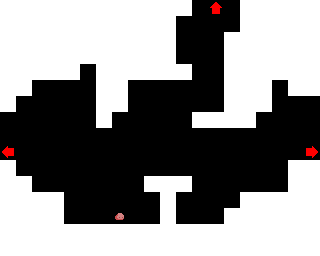

A level layout from a 2D game, rendered from its tile map. Below: a short description, then the map file with its tile-grid data intact:
An orthogonal 20x16 tile map with 16x16 px tiles, 2 tile layers (Tile Layer 1, Tile Layer 2).

<map version="1.10" tiledversion="1.11.2" orientation="orthogonal" renderorder="right-up" width="20" height="16" tilewidth="16" tileheight="16" infinite="0" nextlayerid="4" nextobjectid="4">
 <tileset firstgid="1" source="../../tiletypes.tsx" />
 <layer id="1" name="Tile Layer 1" width="20" height="16">
  <data encoding="csv">
1,1,1,1,1,1,1,1,1,1,1,1,0,0,0,1,1,1,1,1,
1,1,1,1,1,1,1,1,1,1,1,0,0,0,0,1,1,1,1,1,
1,1,1,1,1,1,1,1,1,1,1,0,0,0,1,1,1,1,1,1,
1,1,1,1,1,1,1,1,1,1,1,0,0,0,1,1,1,1,1,1,
1,1,1,1,1,0,1,1,1,1,1,1,0,0,1,1,1,1,1,1,
1,1,0,0,0,0,1,1,0,0,0,0,0,0,1,1,1,0,1,1,
1,0,0,0,0,0,1,1,0,0,0,0,0,0,1,1,1,0,0,0,
0,0,0,0,0,0,1,0,0,0,0,0,1,1,1,1,0,0,0,0,
0,0,0,0,0,0,0,0,0,0,0,0,0,0,0,0,0,0,0,0,
0,0,0,0,0,0,0,0,0,0,0,0,0,0,0,0,0,0,0,0,
1,0,0,0,0,0,0,0,0,0,0,0,0,0,0,0,0,0,1,1,
1,1,0,0,0,0,0,0,0,1,1,1,0,0,0,0,0,0,1,1,
1,1,1,1,0,0,0,0,0,0,1,0,0,0,0,1,1,1,1,1,
1,1,1,1,0,0,0,0,0,0,1,0,0,0,1,1,1,1,1,1,
1,1,1,1,1,1,1,1,1,1,1,1,1,1,1,1,1,1,1,1,
1,1,1,1,1,1,1,1,1,1,1,1,1,1,1,1,1,1,1,1
</data>
 </layer>
 <layer id="2" name="Tile Layer 2" width="20" height="16">
  <data encoding="csv">
0,0,0,0,0,0,0,0,0,0,0,0,0,12,0,0,0,0,0,0,
0,0,0,0,0,0,0,0,0,0,0,0,0,0,0,0,0,0,0,0,
0,0,0,0,0,0,0,0,0,0,0,0,0,0,0,0,0,0,0,0,
0,0,0,0,0,0,0,0,0,0,0,0,0,0,0,0,0,0,0,0,
0,0,0,0,0,0,0,0,0,0,0,0,0,0,0,0,0,0,0,0,
0,0,0,0,0,0,0,0,0,0,0,0,0,0,0,0,0,0,0,0,
0,0,0,0,0,0,0,0,0,0,0,0,0,0,0,0,0,0,0,0,
0,0,0,0,0,0,0,0,0,0,0,0,0,0,0,0,0,0,0,0,
0,0,0,0,0,0,0,0,0,0,0,0,0,0,0,0,0,0,0,0,
10,0,0,0,0,0,0,0,0,0,0,0,0,0,0,0,0,0,0,9,
0,0,0,0,0,0,0,0,0,0,0,0,0,0,0,0,0,0,0,0,
0,0,0,0,0,0,0,0,0,0,0,0,0,0,0,0,0,0,0,0,
0,0,0,0,0,0,0,0,0,0,0,0,0,0,0,0,0,0,0,0,
0,0,0,0,0,0,0,26,0,0,0,0,0,0,0,0,0,0,0,0,
0,0,0,0,0,0,0,0,0,0,0,0,0,0,0,0,0,0,0,0,
0,0,0,0,0,0,0,0,0,0,0,0,0,0,0,0,0,0,0,0
</data>
 </layer>
</map>
